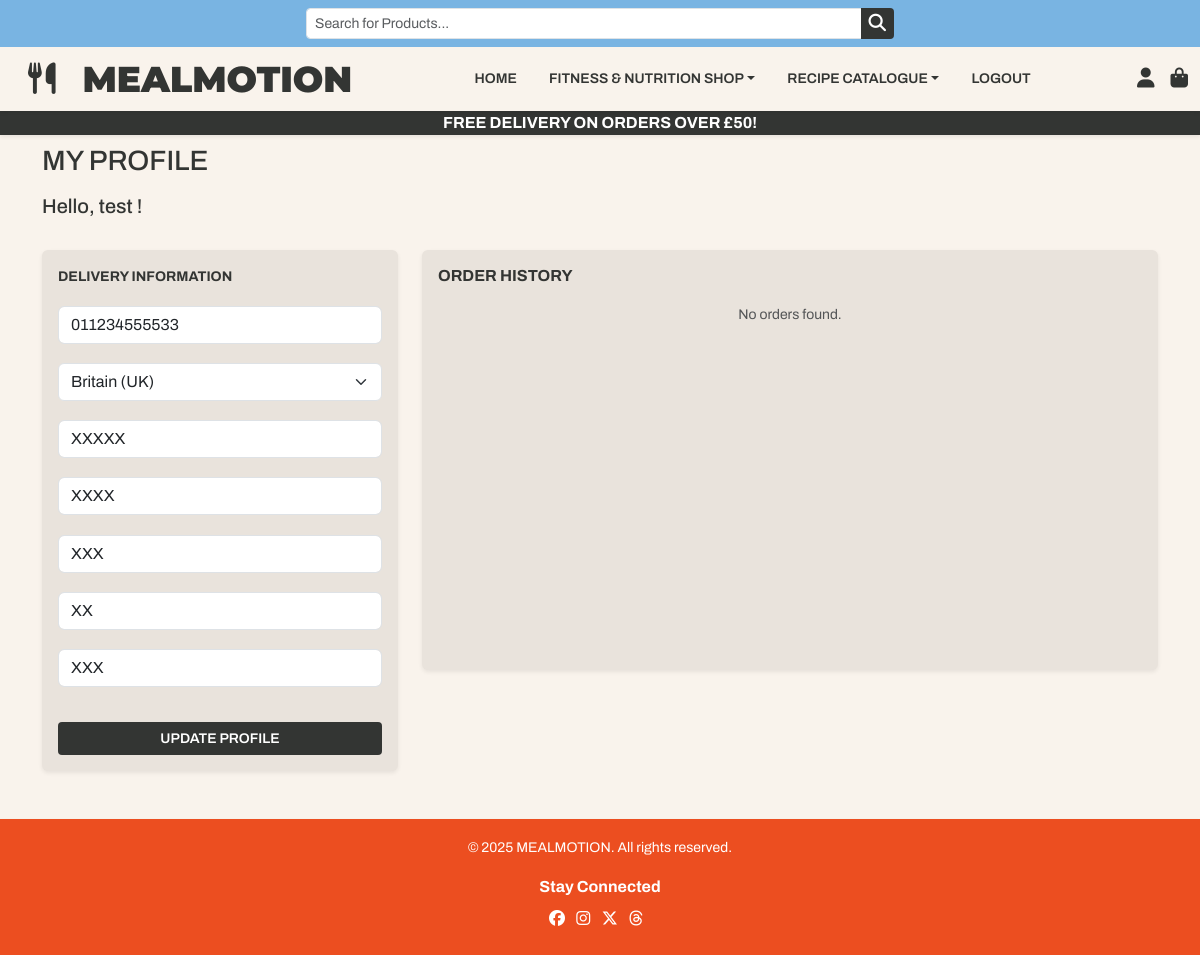
Page /profile/ (signed in) on the earlier database version.
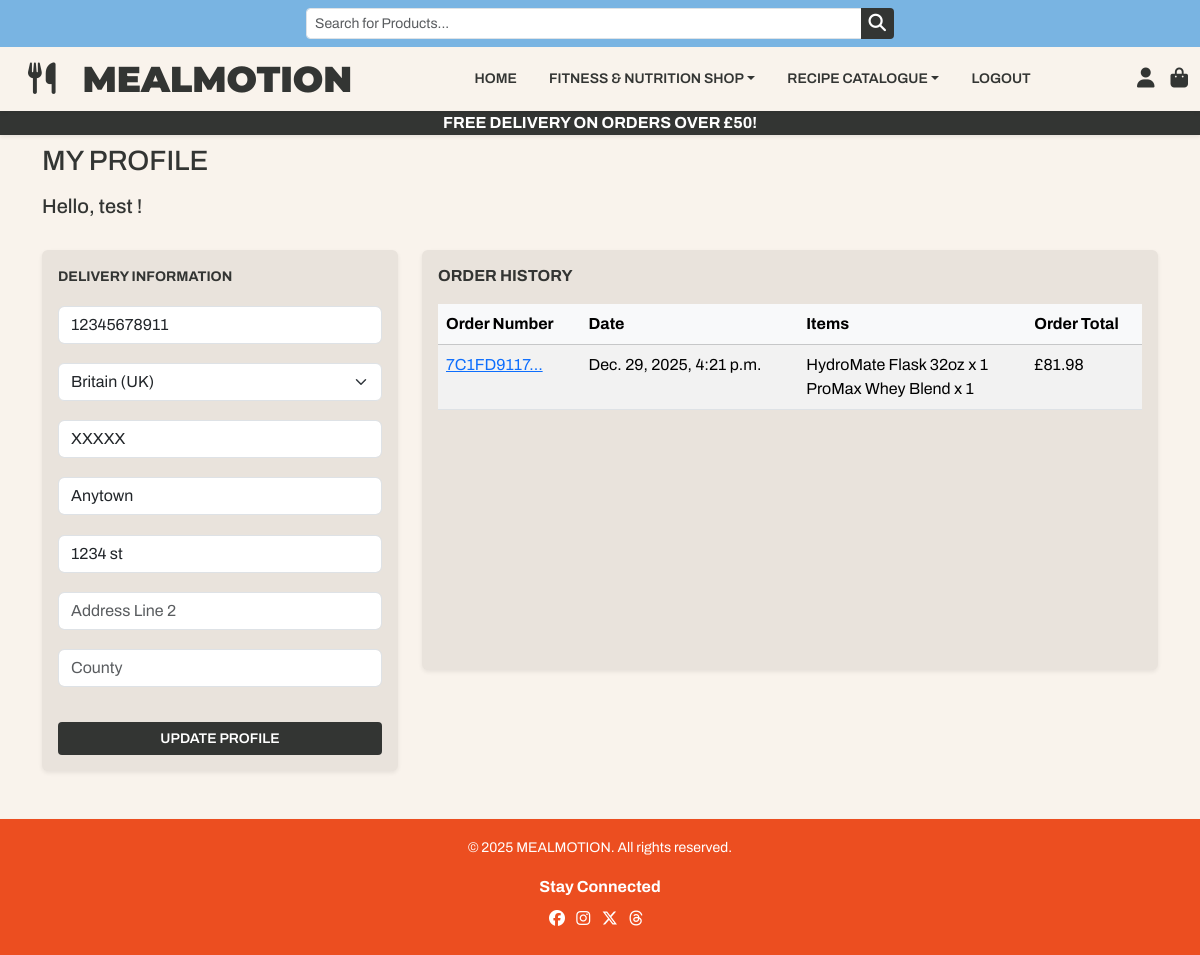
Same page on the later database version.
### profiles/models.py (models this page shows, shortened)
class UserProfile(models.Model):
    user = models.OneToOneField(User, on_delete=models.CASCADE)
    default_contact_number = models.CharField(max_length=20, null=True, blank=True)
    default_country = CountryField(blank_label = 'Select a Country', max_length=40, null =True , blank =True)
    default_post_code = models.CharField(max_length=20, null=True, blank=True)
    default_town_or_city = models.CharField(max_length=40, null=True, blank=True)
    default_address_line_1 = models.CharField(max_length=80, null=True, blank=True)
    default_address_line_2 = models.CharField(max_length=255, null=True, blank=True)
    default_county = models.CharField(max_length=40, null =True , blank =True)

### checkout/models.py (models this page shows, shortened)
class Order(models.Model):
    order_number = models.CharField(max_length=50, unique=True)
    user_profile = models.ForeignKey(UserProfile, on_delete=models.SET_NULL, null=True , blank = True, related_name='orders')
    full_name = models.CharField(max_length=255, null=False, blank=False)
    email = models.EmailField(max_length=255, null=False, blank=False )
    contact_number = models.CharField(max_length=20, null=False, blank=False)
    address_line_1 = models.CharField(max_length=80)
    address_line_2 = models.CharField(max_length=255, blank=True, null=True)
    town_or_city = models.CharField(max_length=40)
    post_code = models.CharField(max_length=20, null=False, blank=False)
    county = models.CharField(max_length=40, null =True , blank =True)
    country = CountryField(blank_label='Country *', max_length=40, null =True , blank =True)
    delivery_cost = models.DecimalField(max_digits=10, decimal_places=2, default=0, null=False)
    subtotal = models.DecimalField(max_digits=10, decimal_places=2, default=0, null=False)
    grand_total = models.DecimalField(max_digits=10, decimal_places=2,default=0, null=False)
    date = models.DateTimeField(auto_now_add=True)

class OrderLineItem(models.Model):
    order = models.ForeignKey(Order, blank=False, null=False , on_delete=models.CASCADE, related_name= 'lineitems')
    product = models.ForeignKey(Product, blank=False, null=False , on_delete=models.CASCADE)
    quantity = models.IntegerField(blank=False, null=False, default=0 )
    lineitem_total = models.DecimalField(max_digits=10, decimal_places=2, null=False)

### products/models.py (models this page shows, shortened)
class Product(models.Model):
    name = models.CharField(max_length=255)
    description = models.TextField()
    category = models.ForeignKey(
        'Category',
        on_delete=models.SET_NULL,
        null=True,
        blank=True,
        related_name='products'
    )
    price = models.DecimalField(max_digits=8, decimal_places=2)
    rating = models.DecimalField(max_digits=4, decimal_places=2)
    image = models.ImageField(null=True, blank=True)
    image_url = models.URLField(max_length=1024, null=True, blank=True)

### profiles/views.py (the view, shortened to what this page needs)
# urls.py: path('profile/', include('profiles.urls')),
@login_required
def profile(request):
    profile = get_object_or_404(UserProfile, user=request.user)
    form = UserProfileForm(instance=profile)
    orders = profile.orders.all()
    template = 'profiles/profile.html'
    context = {
        'form': form,
        'orders': orders,
        'on_profile_page': True,
    }
    return render(request, template, context)

### profiles/forms.py
class UserProfileForm(forms.ModelForm):
    class Meta:
        model = UserProfile
        exclude = ('user',)
    def __init__(self, *args, **kwargs):
        super().__init__(*args, **kwargs)
        placeholders = {
            'default_contact_number': 'Contact Number',
            'default_town_or_city': 'Town or City',
            'default_address_line_1': 'Address Line 1',
            'default_address_line_2': 'Address Line 2',
            'default_post_code': 'Post Code',
            'default_county': 'County',
            'default_country': 'Country',
        }
        for field in self.fields:
            if self.fields[field].required:
                placeholder = f'{placeholders[field]} *'
            else:
                placeholder = placeholders[field]
            self.fields[field].widget.attrs['placeholder'] = placeholder
            self.fields[field].label = False

### profiles/templates/profiles/profile.html (shortened to what this page needs)
{% extends 'base.html' %}
{% load static %}
{% block extra_css %}
<link rel="stylesheet" href="{% static 'profiles/css/profiles.css' %}">
{% endblock %}
{% block content %}
<main class="py-4">
    <div class="container">
        <div class="row gy-4">
            <h3 class="text-uppercase text-start mt-4">My Profile</h3>
            <h5 class="mt-2">Hello, {{ user.username }} !</h5>
            <div class="col-12 col-md-4">
                <div class="d-flex flex-column mb-4 p-3 shadow-sm rounded form-box">
                    <p class="fw-bold text-start text-uppercase mb-3">Delivery Information</p>
                    <form method="POST" action="{% url 'profile' %}" id="profile-info">
                        {{ form|crispy }}
                        <button type="submit" class="btn w-100 rounded-1 def-btn text-uppercase mt-3">
                            Update Profile
                        </button>
                    </form>
                </div>
            </div>
            <div class="col-12 col-md-8">
                <div class="d-flex flex-column mb-4 p-3 shadow-sm rounded order-history form-box h-100">
                    <h6 class="fw-bold text-start text-uppercase mb-3">Order History</h6>
                    {% if orders %}
                    <div class="table-responsive">
                        <table class="table table-striped table-hover">
                            <thead class="table-light">
                                <tr>
                                    <th scope="col">Order Number</th>
                                    <th scope="col">Date</th>
                                    <th scope="col">Items</th>
                                    <th scope="col">Order Total</th>
                                </tr>
                            </thead>
                            <tbody>
                                {% for order in orders %}
                                <tr>
                                    <td>
                                        <a href="{% url 'order_history' order.order_number %}"
                                            title="{{ order.order_number }}">{{order.order_number|truncatechars:10}}</a>
                                    </td>
                                    <td>{{ order.date }}</td>
                                    <td>
                                        <ul class="list-unstyled mb-0">
                                            {% for item in order.lineitems.all %}
                                            <li>{{ item.product.name }} x {{ item.quantity }}</li>
                                            {% endfor %}
                                        </ul>
                                    </td>
                                    <td>£{{ order.grand_total }}</td>
                                </tr>
                                {% endfor %}
                            </tbody>
                        </table>
                    </div>
                    {% else %}
                    <p class="text-muted text-center mb-0">No orders found.</p>
                    {% endif %}
                </div>
            </div>
        </div>
    </div>
</main>
{% endblock %}

### templates/base.html (shortened to what this page needs)
{% load static %}
<!doctype html>
<html lang="en">
<head>
  <link href="https://cdn.jsdelivr.net/npm/bootstrap@5.3.8/dist/css/bootstrap.min.css" rel="stylesheet"
>
  <link rel="stylesheet" href="{% static 'css/base.css' %}">
  {% block extra_css %}
  {% endblock %}
</head>
<body class="d-flex flex-column min-vh-100">
  {% include 'includes/navbar.html' %}
  <div id="nav-banner" class="container-fluid text-center shadow-sm">
    <strong class="text-uppercase">Free Delivery On Orders Over £{{free_delivery_threshold}}!</strong>
  </div>
  {% block content %}
  {% endblock %}
  {% include 'includes/footer.html' %}
</body>
</html>

### templates/includes/navbar.html (shortened to what this page needs)
<div class="search-bar-top">
  <div class="container-fluid py-2">
    <form method="GET" action="{% url 'products' %}">
      <div class="input-group input-group-sm">
        <input class="form-control" type="search" name="q" placeholder="Search for Products..." aria-label="Search">
        <button class="btn search-btn def-btn text-uppercase" type="submit">
        </button>
      </div>
    </form>
  </div>
</div>
<nav class="navbar fixed-top navbar-expand-lg shadow-sm custom-nav">
  <div class="container-fluid d-flex align-items-center">
    <div class="d-flex align-items-center order-1">
      <a class="navbar-brand" href="{% url 'home' %}">
        <i class="fa-solid fa-utensils fa-sm m-3"></i>
        MEALMOTION
      </a>
    </div>
    <div class="collapse navbar-collapse order-3 order-lg-2 justify-content-center" id="mainNav">
      <ul class="navbar-nav mx-auto gap-2 gap-lg-3 text-center align-items-center">
        <li class="nav-item"><a class="nav-link" href="{% url 'home' %}">Home</a></li>
        <li class="nav-item dropdown">
          <a class="nav-link dropdown-toggle" href="{% url 'products' %}" id="shopDropdown" role="button" data-bs-toggle="dropdown"
            aria-expanded="false">Fitness & Nutrition Shop</a>
        </li>
        <li class="nav-item dropdown">
          <a class="nav-link dropdown-toggle" href="{% url 'recipes' %}" id="recipeDropdown" role="button" data-bs-toggle="dropdown"
            aria-expanded="false">Recipe Catalogue</a>
        </li>
        {% if user.is_authenticated %}
        <li class="nav-item"><a class="nav-link" href="{% url 'account_logout' %}">Logout</a></li>
        {% else %}
        <li class="nav-item"><a class="nav-link" href="{% url 'account_signup' %}">Membership</a></li>
        {% endif %}
      </ul>
    </div>
    <div class="d-flex align-items-center gap-3 order-2 order-lg-3 ms-auto flex-nowrap">
      {% if user.is_authenticated %}
      {% if user.is_superuser %}
      <div class="nav-icon">
        <a href="{% url 'add_product' %}" class="text-reset">
          <i class="fa-solid fa-gears fa-xl mx-3"></i>
        </a>
        <a href="{% url 'profile' %}" class="text-reset">
          <i class="fa-solid fa-user fa-lg"></i>
        </a>
      </div>
      {% else %}
      <div class="nav-icon">
        <a href="{% url 'profile' %}" class="text-reset">
          <i class="fa-solid fa-user fa-lg"></i>
        </a>
      </div>
      {% endif %}
      {% else %}
      <a href="{% url 'account_login' %}" class="text-reset">
        <i class="fa-solid fa-user fa-lg"></i>
      </a>
      {% endif %}
      <div class="nav-icon position-relative">
        <a href="{% url 'bag' %}" class="text-reset text-decoration-none">
          {% if grand_total %}
          <i class="fa-solid fa-bag-shopping fa-bounce fa-lg bag"></i>
          {% else %}
          <i class="fa-solid fa-bag-shopping fa-lg"></i>
          {% endif %}
        </a>
      </div>
    </div>
  </div>
</nav>

### templates/includes/footer.html
<footer class="shadow-sm py-3 mt-auto custom-footer">
  <div
    class="container d-flex flex-column justify-content-between align-items-center text-center gap-3">
    <div>
      <small>&copy; 2025 MEALMOTION. All rights reserved.</small>
    </div>
    <div class="text-center">
      <strong class="d-block mb-2 f-text">Stay Connected</strong>
      <div class="mb-2">
        <a href="https://en-gb.facebook.com/" class="text-reset me-2"><i class="fa-brands fa-facebook"></i></a>
        <a href="https://www.instagram.com/" class="text-reset me-2"><i class="fa-brands fa-instagram"></i></a>
        <a href="https://x.com/" class="text-reset me-2"><i class="fa-brands fa-x-twitter"></i></a>
        <a href="https://www.threads.com/" class="text-reset me-2"><i class="fa-brands fa-threads"></i></a>
      </div>
    </div>
  </div>
</footer>

### static/css/base.css (style rules this page uses)
body { font-family: 'Archivo', sans-serif; background-color: #f9f3ec; color: #333533; display: flex; flex-direction: column; min-height: 100vh; padding-top: 120px; }
p { font-size: 14px; }
.custom-nav { background-color: #f9f3ec !important; height: 64px; margin-top: 46.6px; z-index: 1000; }
.navbar-brand { font-family: 'Montserrat', sans-serif; font-weight: 900; font-size: 36px; color: #333533 !important; }
#nav-banner { background-color: #333533; color: #ffffff; position: fixed; top: 110.6px; left: 0; width: 100%; height: auto; z-index: 999; }
.nav-link { color: #333533 !important; font-weight: 600; font-size: 14px; text-transform: uppercase; }
.nav-icon { display: flex; align-items: center; text-align: center; }
.search-bar-top { background-color: #79b4e2 !important; position: fixed; top: 0; width: 100%; z-index: 1100; }
.search-bar-top form { width: 50%; margin: 0 auto; }
.def-btn, .selector-btn { background-color: #333533 !important; color: #ffffff; border: none; font-weight: 600; font-size: 14px; text-transform: uppercase; cursor: pointer; }
.form-box { border-radius: 4px; background-color: #e9e3dc; }
.custom-footer { background-color: #ec4e20 !important; color: #ffffff !important; font-family: 'Archivo', sans-serif; }

### profiles/static/profiles/css/profiles.css (style rules this page uses)
.form-box .form-group, .form-box .mb-3, .form-box .mb-4, .form-box .form-control { margin-bottom: 1.2rem !important; }
.order-history { max-height: 420px ; overflow-y: auto; }

Differences in the rows shown:
changed UserProfile "Britain (UK)": default_contact_number "011234555533" → "12345678911"; default_town_or_city "XXXX" → "Anytown"; default_address_line_1 "XXX" → "1234 st"; default_address_line_2 "XX" → (not shown); default_county "XXX" → (not shown)
added Order: order_number "7C1FD9117…", date "Dec. 29, 2025, 4:21 p.m.", grand_total "81.98"
added OrderLineItem: product.name "HydroMate Flask 32oz", quantity "1"
added OrderLineItem: product.name "ProMax Whey Blend", quantity "1"
Other differences:
text no longer shown: "No orders found."
text now shown: "Order Number Date Items Order Total"
